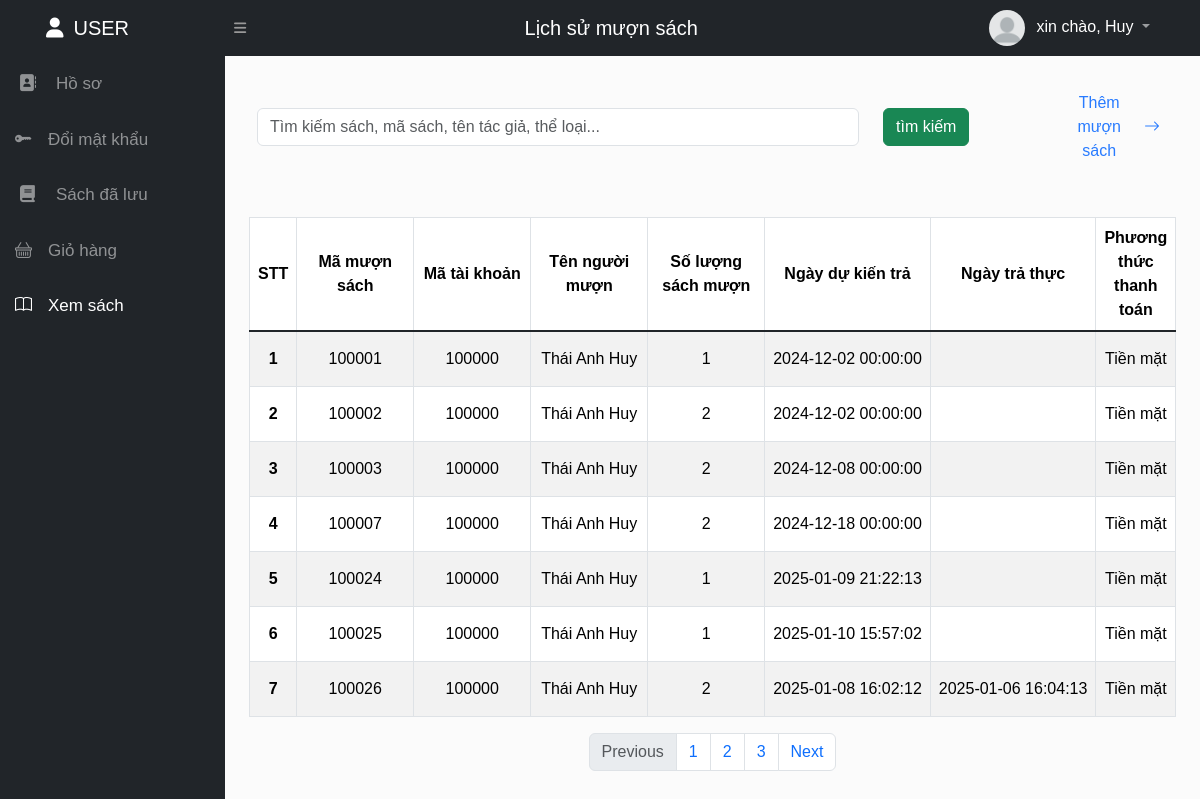
The page /user/xemsach (signed in) on the database its author committed.
### tables this page shows
CREATE TABLE `muonsach` (
  `MaMuonSach` int(11) NOT NULL AUTO_INCREMENT,
  `MaTaiKhoan` int(11) DEFAULT NULL,
  `NgayMuon` date DEFAULT curdate(),
  `NgayDuKienTra` datetime DEFAULT NULL,
  `HanTra` datetime DEFAULT NULL,
  `NgayGiaHan` datetime DEFAULT NULL,
  `NgayTraThuc` datetime DEFAULT NULL,
  `SoLuongSachMuon` int(3) DEFAULT 0,
  `TongTien` double DEFAULT 0,
  `TrangThai` enum('Đang mượn','Đã trả','Chờ xác nhận','Đang vận chuyển','Gia hạn') DEFAULT 'Đang mượn',
  `PhuongThucThanhToan` enum('Chuyển khoản','Tiền mặt','Tiền trong tài khoản thư viện') DEFAULT 'Tiền mặt',
  `CreatedAt` datetime DEFAULT current_timestamp(),
  `UpdatedAt` datetime DEFAULT current_timestamp() ON UPDATE current_timestamp(),
  PRIMARY KEY (`MaMuonSach`),
  KEY `MaTaiKhoan` (`MaTaiKhoan`),
  CONSTRAINT `muonsach_ibfk_1` FOREIGN KEY (`MaTaiKhoan`) REFERENCES `taikhoan` (`MaTaiKhoan`) ON DELETE CASCADE
);

CREATE TABLE `taikhoan` (
  `MaTaiKhoan` int(11) NOT NULL AUTO_INCREMENT,
  `TenDangNhap` varchar(50) DEFAULT NULL,
  `MatKhauHash` varchar(255) DEFAULT NULL,
  `MaVaiTro` int(11) DEFAULT 1,
  `MaTrangThai` int(11) DEFAULT 3,
  `HoTen` varchar(100) DEFAULT NULL,
  `Email` varchar(100) DEFAULT NULL,
  `Cccd` varchar(13) DEFAULT NULL,
  `DienThoai` varchar(20) DEFAULT NULL,
  `DiaChi` varchar(255) DEFAULT NULL,
  `URL_HinhNguoiDung` varchar(255) DEFAULT NULL,
  `CreatedAt` datetime DEFAULT current_timestamp(),
  `UpdatedAt` datetime DEFAULT current_timestamp() ON UPDATE current_timestamp(),
  PRIMARY KEY (`MaTaiKhoan`),
  UNIQUE KEY `TenDangNhap` (`TenDangNhap`),
  UNIQUE KEY `Email` (`Email`),
  UNIQUE KEY `Cccd` (`Cccd`),
  KEY `MaVaiTro` (`MaVaiTro`),
  KEY `MaTrangThai` (`MaTrangThai`),
  CONSTRAINT `taikhoan_ibfk_1` FOREIGN KEY (`MaVaiTro`) REFERENCES `vaitro` (`MaVaiTro`),
  CONSTRAINT `taikhoan_ibfk_2` FOREIGN KEY (`MaTrangThai`) REFERENCES `trangthai` (`MaTrangThai`)
);

### config.php (called while the page is built, shortened)
<?php
  $base_url_admin = '/do_an_quanlythuvien/Admin/';
?>

### Model/m_user.php (called while the page is built, shortened)
<?php
function get_muonsach_damuon($mataikhoan){
    $conn = connectdb();
    $sql = "SELECT DISTINCT muonsach.*, taikhoan.HoTen, muonsach.NgayTraThuc FROM muonsach
    LEFT JOIN taikhoan on muonsach.MaTaiKhoan = taikhoan.MaTaiKhoan
    LEFT JOIN chitietmuonsach ON muonsach.`MaMuonSach` = chitietmuonsach.`MaMuonSach`
    WHERE muonsach.MaTaiKhoan = ?";
    $stmt = $conn->prepare($sql);
    $stmt->bind_param("s", $mataikhoan);
    $stmt->execute();
    $result = $stmt->get_result();
    $list = [];
    while ($row = $result->fetch_assoc()) {
        array_push($list, $row);
    }
    return $list;
}
?>

### View/User/Home/nguoidung/viewsach.php (the view, shortened to what this page needs)
<div class="row my-4 justify-content-center boxsearch items-center">
    <div class="col-md-8 pl20">
        <input class="form-control" type="text" placeholder="Tìm kiếm sách, mã sách, tên tác giả, thể loại...">
    </div>
    <div class="col-md-2">
        <button class="btn btn-success">tìm kiếm</button>
    </div>
    <div class="col-md-2">
        <a href="<?=$base_url_admin?>ql_muon_sach/add_MuonSach" class="btn btn_custom_arrow_right float-end">Thêm mượn sách <i class="bi bi-arrow-right"></i></a>
    </div>
</div>
<div class="row">
    <div class="col">
        <div class="table-responsive">
            <table class="table text-center table-hover mt-4 table-bordered table-striped">
                <thead class="thead-dark">
                    <tr>
                        <th scope="col">STT</th>
                        <th scope="col">Mã mượn sách</th>
                        <th scope="col">Mã tài khoản</th>
                        <th scope="col">Tên người mượn</th>
                        <th scope="col">Số lượng sách mượn</th>
                        <th scope="col">Ngày dự kiến trả</th>
                        <th scope="col">Ngày trả thực</th>
                        <th scope="col">Phương thức thanh toán</th>
                    </tr>
                </thead>
                <tbody class="table-group-divider">
                    <?php $stt = 1;
                        foreach($select_MuonSach as $select_MuonSach):
                    ?>
                    <tr>
                        <th scope="row"><div><?=$stt?></div></th>
                        <td><div class="hang1_table" style="max-width: 30px;min-width: 100px;"><?=$select_MuonSach["MaMuonSach"]?></div></td>
                        <td><div class="hang1_table" style="max-width: 200px;min-width: 100px;"><?=$select_MuonSach["MaTaiKhoan"]?></div></td>
                        <td><div class="hang1_table" style="max-width: 200px;min-width: 100px;"><?=$select_MuonSach["HoTen"]?></div></td>
                        <td><div class="hang1_table" style="max-width: 200px;min-width: 100px;"><?=$select_MuonSach["SoLuongSachMuon"]?></div></td>
                        <td><div class="hang1_table" style="min-width: 50px;"><?=$select_MuonSach["NgayDuKienTra"]?></div></td>
                        <td><div class="hang1_table" style="min-width: 50px;"><?=$select_MuonSach["NgayTraThuc"]?></div></td>
                        <td><div class="hang1_table" style="min-width: 50px;"><?=$select_MuonSach["PhuongThucThanhToan"]?></div></td>
                    </tr>
                    <?php $stt++; endforeach; ?>
                </tbody>
            </table>
        </div>
        <nav aria-label="Page navigation example">
            <ul class="pagination justify-content-center">
                <li class="page-item disabled">
                    <a class="page-link" href="#" tabindex="-1" aria-disabled="true">Previous</a>
                </li>
                <li class="page-item"><a class="page-link" href="#">1</a></li>
                <li class="page-item"><a class="page-link" href="#">2</a></li>
                <li class="page-item"><a class="page-link" href="#">3</a></li>
                <li class="page-item">
                    <a class="page-link" href="#">Next</a>
                </li>
            </ul>
        </nav>
    </div>
</div>

### Assets/css/admin.css (style rules this page uses)
* { margin: 0; padding: 0; box-sizing: border-box; }
*, *::before, *::after { box-sizing: border-box; }
a { text-decoration: none; }
body { font-family: Arial, sans-serif; background-color: #e2e2e21f; justify-content: space-between; }
div { display: block; unicode-bidi: isolate; }
:root { --blue: #287bff; --white: #fff; --grey: #f5f5f5; --black1: #222; --black2: #999; --color-white: #fff; --color-header: #212529; --color-background-cursor: #444; --color-btn: #71be34; }
.table th, .table td { vertical-align: middle; word-wrap: break-word; }
input[type="text"], input[list] { -webkit-appearance: none; -moz-appearance: none; appearance: none; }
.hang1_table { white-space: nowrap; overflow: hidden; text-overflow: ellipsis; }
.btn_custom_arrow_right { color: #287bff !important; margin-left: 5px; transform: translateX(0); transition: transform 0.3s ease; display: flex; align-items: center; border: none; }
.btn_custom_arrow_left i,.btn_custom_arrow_right i { margin: 0 4px; }

### Assets/css/style.css (style rules this page uses)
.pl20 { padding-left: 20px; }
.items-center { align-items: center; }

### rows shown on the page
muonsach: MaMuonSach "100001", MaTaiKhoan "100000", MaTaiKhoan.HoTen "Thái Anh Huy", SoLuongSachMuon "1", NgayDuKienTra "2024-12-02 00:00:00", PhuongThucThanhToan "Tiền mặt"
muonsach: MaMuonSach "100002", MaTaiKhoan "100000", MaTaiKhoan.HoTen "Thái Anh Huy", SoLuongSachMuon "2", NgayDuKienTra "2024-12-02 00:00:00", PhuongThucThanhToan "Tiền mặt"
muonsach: MaMuonSach "100003", MaTaiKhoan "100000", MaTaiKhoan.HoTen "Thái Anh Huy", SoLuongSachMuon "2", NgayDuKienTra "2024-12-08 00:00:00", PhuongThucThanhToan "Tiền mặt"
muonsach: MaMuonSach "100007", MaTaiKhoan "100000", MaTaiKhoan.HoTen "Thái Anh Huy", SoLuongSachMuon "2", NgayDuKienTra "2024-12-18 00:00:00", PhuongThucThanhToan "Tiền mặt"
muonsach: MaMuonSach "100024", MaTaiKhoan "100000", MaTaiKhoan.HoTen "Thái Anh Huy", SoLuongSachMuon "1", NgayDuKienTra "2025-01-09 21:22:13", PhuongThucThanhToan "Tiền mặt"
muonsach: MaMuonSach "100025", MaTaiKhoan "100000", MaTaiKhoan.HoTen "Thái Anh Huy", SoLuongSachMuon "1", NgayDuKienTra "2025-01-10 15:57:02", PhuongThucThanhToan "Tiền mặt"
muonsach: MaMuonSach "100026", MaTaiKhoan "100000", MaTaiKhoan.HoTen "Thái Anh Huy", SoLuongSachMuon "2", NgayDuKienTra "2025-01-08 16:02:12", NgayTraThuc "2025-01-06 16:04:13", PhuongThucThanhToan "Tiền mặt"

### other values the page prints
$title_bar "Lịch sử mượn sách"
$_SESSION['last_name_user'] "Huy"
